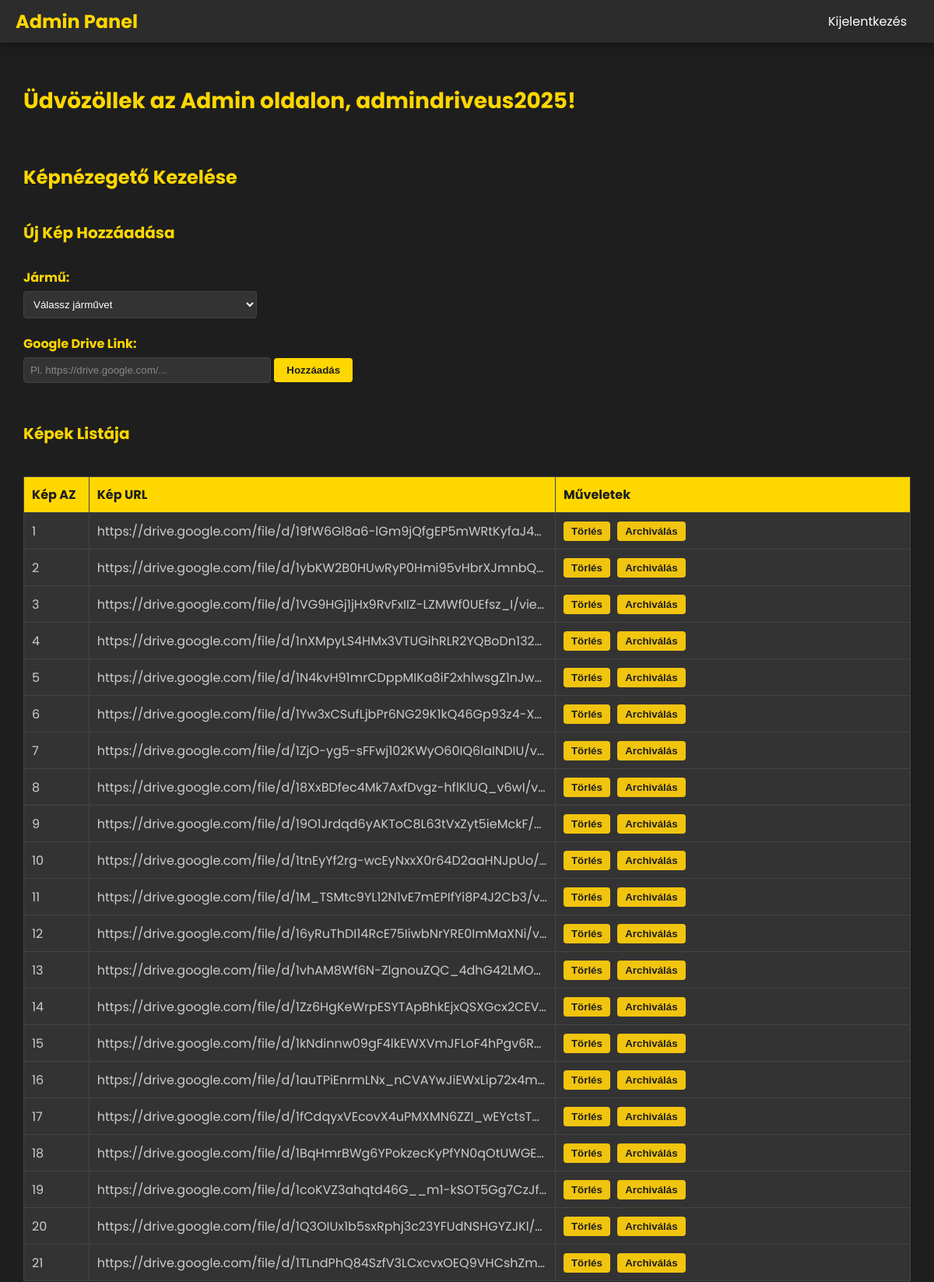
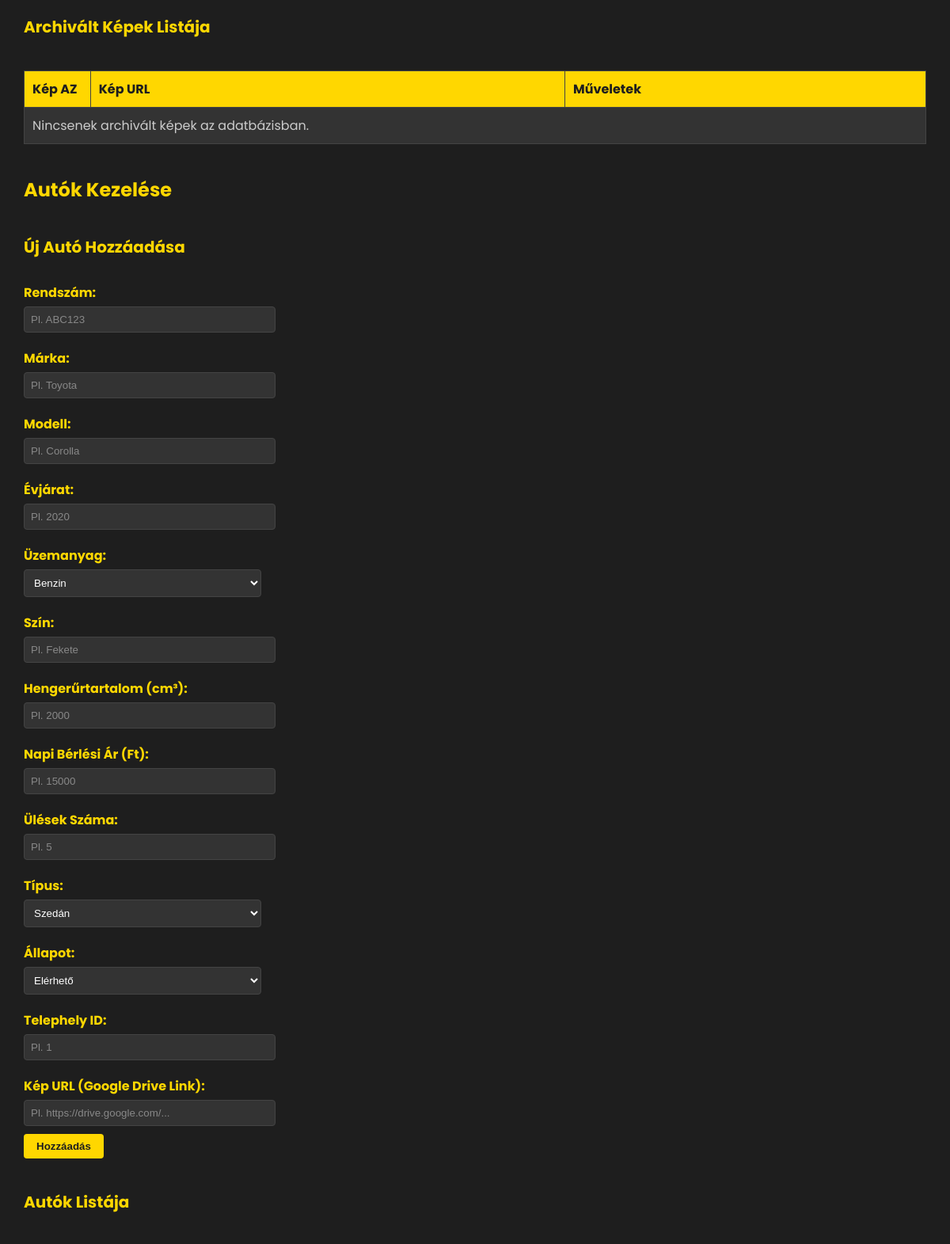
/php/admin_fooldal.php (signed in, upper part), run on the app's committed database (2 pictures, top to bottom).
### tables this page shows
CREATE TABLE `kepek` (
  `Az` int NOT NULL,
  `kep_url` varchar(255) DEFAULT NULL,
  `archivalva` tinyint DEFAULT '0'
);

### php/admin_fooldal.php (the view, shortened to what this page needs)
<!DOCTYPE html>
<html lang="hu">
<head>
    <link rel="stylesheet" href="../css/admin_fooldal.css">
</head>
<body>
    <?php
    include 'config.php';
    $result_images = $sql->query("SELECT * FROM kepek WHERE archivalva = 0");
    $result_archived_images = $sql->query("SELECT * FROM kepek WHERE archivalva = 1");
    ?>
    <header>
        <nav class="navbar">
            <div class="navbar-brand">
                <h2>Admin Panel</h2>
            </div>
            <ul class="navbar-menu">
                <li><a href="logout.php">Kijelentkezés</a></li>
            </ul>
        </nav>
    </header>
    <div class="content">
        <h1>Üdvözöllek az Admin oldalon, <?php echo htmlspecialchars($_SESSION['admin_username']); ?>!</h1>
        <h2>Képnézegető Kezelése</h2>
        <h3>Új Kép Hozzáadása</h3>
        <form method="POST">
            <label for="jarmuAz">Jármű:</label>
            <select name="jarmuAz" id="jarmuAz" required>
                <option value="">Válassz járművet</option>
            </select><br>
            <label for="kep_url">Google Drive Link:</label>
            <input type="text" name="kep_url" id="kep_url" placeholder="Pl. https://drive.google.com/..." required>
            <button type="submit">Hozzáadás</button>
        </form>
        <h3>Képek Listája</h3>
        <table>
            <thead>
                <tr>
                    <th>Kép AZ</th>
                    <th>Kép URL</th>
                    <th>Műveletek</th>
                </tr>
            </thead>
            <tbody>
                <?php
                if ($result_images && $result_images->num_rows > 0) {
                    while ($row = $result_images->fetch_assoc()): ?>
                        <tr data-id="<?php echo $row['Az']; ?>">
                            <td><?php echo htmlspecialchars($row['Az']); ?></td>
                            <td><?php echo htmlspecialchars($row['kep_url']); ?></td>
                            <td>
                                <form method="POST" style="display:inline;">
                                    <button type="submit" data-action="delete">Törlés</button>
                                </form>
                                <form method="POST" style="display:inline;">
                                    <button type="submit" data-action="archive">Archiválás</button>
                                </form>
                            </td>
                        </tr>
                    <?php endwhile;
                } else {
                    echo "<tr><td colspan='3'>Nincsenek képek az adatbázisban.</td></tr>";
                }
                ?>
            </tbody>
        </table>
        <h3>Archivált Képek Listája</h3>
        <table>
            <thead>
                <tr>
                    <th>Kép AZ</th>
                    <th>Kép URL</th>
                    <th>Műveletek</th>
                </tr>
            </thead>
            <tbody>
                <?php
                if ($result_archived_images && $result_archived_images->num_rows > 0) {
                    while ($row = $result_archived_images->fetch_assoc()): ?>
                        <tr data-id="<?php echo $row['Az']; ?>">
                            <td><?php echo htmlspecialchars($row['Az']); ?></td>
                            <td><?php echo htmlspecialchars($row['kep_url']); ?></td>
                            <td>
                                <form method="POST" style="display:inline;">
                                    <input type="hidden" name="action" value="restore_image">
                                    <input type="hidden" name="id" value="<?php echo $row['Az']; ?>">
                                    <button type="submit">Visszaállítás</button>
                                </form>
                                <form method="POST" style="display:inline;">
                                    <input type="hidden" name="action" value="delete_image">
                                    <input type="hidden" name="id" value="<?php echo $row['Az']; ?>">
                                    <button type="submit" data-action="delete">Törlés</button>
                                </form>
                            </td>
                        </tr>
                    <?php endwhile;
                } else {
                    echo "<tr><td colspan='3'>Nincsenek archivált képek az adatbázisban.</td></tr>";
                }
                ?>
            </tbody>
        </table>
        <h2>Autók Kezelése</h2>
        <h3>Új Autó Hozzáadása</h3>
        <form method="POST">
            <label for="rendszam">Rendszám:</label>
            <input type="text" name="rendszam" id="rendszam" placeholder="Pl. ABC123" required><br>
            <label for="marka">Márka:</label>
            <input type="text" name="marka" id="marka" placeholder="Pl. Toyota" required><br>
            <label for="modell">Modell:</label>
            <input type="text" name="modell" id="modell" placeholder="Pl. Corolla" required><br>
            <label for="evjarat">Évjárat:</label>
            <input type="number" name="evjarat" id="evjarat" placeholder="Pl. 2020" required><br>
            <label for="uzemanyag">Üzemanyag:</label>
            <select name="uzemanyag" id="uzemanyag">
                <option value="Benzin">Benzin</option>
            </select><br>
            <label for="szin">Szín:</label>
            <input type="text" name="szin" id="szin" placeholder="Pl. Fekete"><br>
            <label for="hengeres">Hengerűrtartalom (cm³):</label>
            <input type="number" name="hengeres" id="hengeres" placeholder="Pl. 2000" step="0.1"><br>
            <label for="kolcsonzesiAr">Napi Bérlési Ár (Ft):</label>
            <input type="number" name="kolcsonzesiAr" id="kolcsonzesiAr" placeholder="Pl. 15000" required><br>
            <label for="ulesekSzama">Ülések Száma:</label>
            <input type="number" name="ulesekSzama" id="ulesekSzama" placeholder="Pl. 5"><br>
            <label for="tipus">Típus:</label>
            <select name="tipus" id="tipus">
                <option value="Szedán">Szedán</option>
            </select><br>
            <label for="allapot">Állapot:</label>
            <select name="allapot" id="allapot">
                <option value="elérhető">Elérhető</option>
            </select><br>
            <label for="telephelyAz">Telephely ID:</label>
            <input type="number" name="telephelyAz" id="telephelyAz" placeholder="Pl. 1" required><br>
            <label for="kep_url">Kép URL (Google Drive Link):</label>
            <input type="text" name="kep_url" id="kep_url" placeholder="Pl. https://drive.google.com/..." required><br>
            <button type="submit">Hozzáadás</button>
        </form>
        <h3>Autók Listája</h3>
    </div>
</body>
</html>

### css/admin_fooldal.css (style rules this page uses)
body { font-family: "Poppins", sans-serif; margin: 0; background-color: #1e1e1e; color: white; }
header { background: #2c2c2c; box-shadow: 0 2px 10px rgba(0, 0, 0, 0.5); position: fixed; top: 0; width: 100%; z-index: 1000; }
.navbar { display: flex; justify-content: space-between; align-items: center; padding: 10px 20px; max-width: 1200px; margin: 0 auto; }
.navbar-brand h2 { margin: 0; color: #ffd700; font-size: 24px; }
.navbar-menu { list-style: none; margin: 0; padding: 0; display: flex; gap: 20px; }
.navbar-menu li { margin: 0; }
.navbar-menu li a { color: white; text-decoration: none; padding: 10px 15px; border-radius: 6px; font-size: 16px; transition: 0.3s; }
.content { margin-top: 10px; padding: 30px; width: 100%; box-sizing: border-box; min-height: calc(100vh - 70px); display: flex; flex-direction: column; }
h1 { color: #ffd700; padding-top: 50px !important; font-size: 28px; }
h2 { color: #ffd700; margin-top: 40px; font-size: 24px; }
h3 { color: #ffd700; font-size: 20px; }
form { margin-bottom: 20px; }
form label { display: block; margin: 10px 0 5px; font-weight: bold; color: #ffd700; }
form input[type="text"], form input[type="number"], form select { width: 100%; max-width: 300px; padding: 8px; margin-bottom: 10px; border: 1px solid #444; border-radius: 4px; background-color: #333; color: white; }
form input[type="text"]::placeholder, form input[type="number"]::placeholder { color: #888; }
form button { padding: 8px 16px; background-color: #ffd700; color: #1e1e1e; border: none; border-radius: 4px; cursor: pointer; margin-right: 10px; font-weight: bold; transition: 0.3s; }
table { width: 100%; border-collapse: collapse; margin-top: 20px; background-color: #2c2c2c; table-layout: fixed; height: 100%; }
table th, table td { padding: 10px; border: 1px solid #444; text-align: left; vertical-align: middle; white-space: nowrap; overflow: hidden; text-overflow: ellipsis; }
table th { background-color: #ffd700; color: #1e1e1e; font-weight: bold; }
table tr { height: 10%; min-height: 50px; }
table th:nth-child(1), table td:nth-child(1) { width: 4%; }
table th:nth-child(2), table td:nth-child(2) { width: 40%; max-width: 300px; }
table th:nth-child(3), table td:nth-child(3) { width: 30%; }
table td { background-color: #333; color: #cccccc; }
table button { padding: 5px 10px; margin-right: 5px; border: none; border-radius: 4px; cursor: pointer; font-weight: bold; transition: 0.3s; white-space: normal; }
table button:nth-child(3) { background-color: #f1c40f; color: #1e1e1e; }

### data on the page
kepek: Az "1", kep_url "https://drive.google.com/file/d/19fW6Gl8a6-lGm9jQfgEP5mWRtKyfaJ4…"
kepek: Az "2", kep_url "https://drive.google.com/file/d/1ybKW2B0HUwRyP0Hmi95vHbrXJmnbQ…"
kepek: Az "3", kep_url "https://drive.google.com/file/d/1VG9HGj1jHx9RvFxIIZ-LZMWf0UEfsz_I/vie…"
kepek: Az "4", kep_url "https://drive.google.com/file/d/1nXMpyLS4HMx3VTUGihRLR2YQBoDn132…"
kepek: Az "5", kep_url "https://drive.google.com/file/d/1N4kvH91mrCDppMIKa8iF2xhlwsgZ1nJw…"
kepek: Az "6", kep_url "https://drive.google.com/file/d/1Yw3xCSufLjbPr6NG29K1kQ46Gp93z4-X…"
kepek: Az "7", kep_url "https://drive.google.com/file/d/1ZjO-yg5-sFFwj102KWyO60IQ6laINDIU/vi…"
kepek: Az "8", kep_url "https://drive.google.com/file/d/18XxBDfec4Mk7AxfDvgz-hflKlUQ_v6wI/v…"
kepek: Az "9", kep_url "https://drive.google.com/file/d/19O1Jrdqd6yAKToC8L63tVxZyt5ieMckF/…"
kepek: Az "10", kep_url "https://drive.google.com/file/d/1tnEyYf2rg-wcEyNxxX0r64D2aaHNJpUo/…"
kepek: Az "11", kep_url "https://drive.google.com/file/d/1M_TSMtc9YL12N1vE7mEPIfYi8P4J2Cb3/v…"
kepek: Az "12", kep_url "https://drive.google.com/file/d/16yRuThDI14RcE75IiwbNrYRE0ImMaXNi/v…"
kepek: Az "13", kep_url "https://drive.google.com/file/d/1vhAM8Wf6N-ZlgnouZQC_4dhG42LMO…"
kepek: Az "14", kep_url "https://drive.google.com/file/d/1Zz6HgKeWrpESYTApBhkEjxQSXGcx2CEV…"
kepek: Az "15", kep_url "https://drive.google.com/file/d/1kNdinnw09gF4lkEWXVmJFLoF4hPgv6R…"
kepek: Az "16", kep_url "https://drive.google.com/file/d/1auTPiEnrmLNx_nCVAYwJiEWxLip72x4m…"
kepek: Az "17", kep_url "https://drive.google.com/file/d/1fCdqyxVEcovX4uPMXMN6ZZI_wEYctsTh…"
kepek: Az "18", kep_url "https://drive.google.com/file/d/1BqHmrBWg6YPokzecKyPfYN0qOtUWGE…"
kepek: Az "19", kep_url "https://drive.google.com/file/d/1coKVZ3ahqtd46G__m1-kSOT5Gg7CzJf…"
kepek: Az "20", kep_url "https://drive.google.com/file/d/1Q3OIUx1b5sxRphj3c23YFUdNSHGYZJKl/…"
kepek: Az "21", kep_url "https://drive.google.com/file/d/1TLndPhQ84SzfV3LCxcvxOEQ9VHCshZm…"

### other printed values
$_SESSION['admin_username'] "admindriveus2025"
